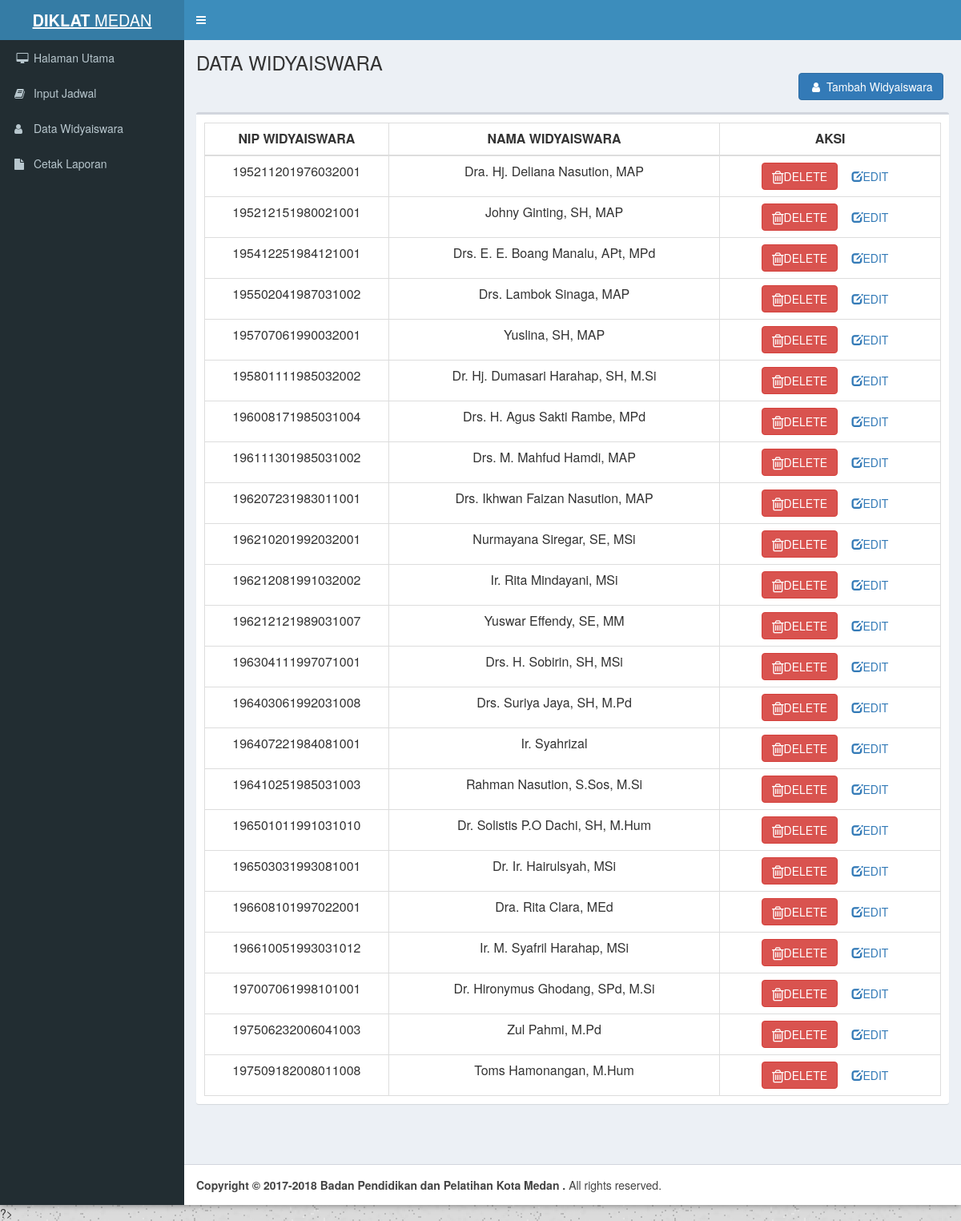
Page /dataWidyaiswara.php on the committed database.
### tables this page shows
CREATE TABLE IF NOT EXISTS `pengajar` (
  `nip` varchar(20) NOT NULL,
  `nama` varchar(50) NOT NULL
);

### dataWidyaiswara.php (the view, shortened to what this page needs)
<?php
	$connection=mysqli_connect("127.0.0.1", "root", "", "diklatmedan");
	mysqli_select_db($connection, "");
	$query = mysqli_query($connection, "SELECT * FROM pengajar");
?>
<html>
<head>
  <link rel="stylesheet" href="bootstrap/css/bootstrap.min.css">
  <link rel="stylesheet" href="https://cdnjs.cloudflare.com/ajax/libs/font-awesome/4.5.0/css/font-awesome.min.css">
  <link rel="stylesheet" href="https://cdnjs.cloudflare.com/ajax/libs/ionicons/2.0.1/css/ionicons.min.css">
  <link rel="stylesheet" href="dist/css/AdminLTE.min.css">
  <link rel="stylesheet" href="dist/css/skins/_all-skins.min.css">
  <link rel="stylesheet" href="plugins/iCheck/flat/blue.css">
  <link rel="stylesheet" href="plugins/morris/morris.css">
  <link rel="stylesheet" href="plugins/jvectormap/jquery-jvectormap-1.2.2.css">
  <link rel="stylesheet" href="plugins/datepicker/datepicker3.css">
  <link rel="stylesheet" href="plugins/daterangepicker/daterangepicker.css">
  <link rel="stylesheet" href="plugins/bootstrap-wysihtml5/bootstrap3-wysihtml5.min.css">
  <link rel="stylesheet" type="text/css" href="https://maxcdn.bootstrapcdn.com/bootstrap/3.3.7/css/bootstrap.min.css">
  <link rel="stylesheet" type="text/css" href="daterangepicker.css" />
</head>
<body class="hold-transition skin-blue layout-boxed sidebar-mini">
<div class="wrapper">
  <header class="main-header">
    <a href="home.php" class="logo">
      <span class="logo-lg"><b>DIKLAT </b>MEDAN</span>
    </a>
    <nav class="navbar navbar-static-top">
      <a href="#" class="sidebar-toggle" data-toggle="offcanvas" role="button">
      </a>
    </nav>
  </header>
  <aside class="main-sidebar">
    <section class="sidebar">
      <ul class="sidebar-menu">
        <li><a href="home.php"><i class="fa fa-fw fa-desktop"></i> <span>Halaman Utama</span></a></li>
        <li><a href="input_jadwal.php"><i class="fa fa-book"></i> <span>Input Jadwal</span></a></li>
        <li><a href="dataWidyaiswara.php"><i class="fa fa-user" aria-hidden="true"></i> <span>Data Widyaiswara</span></a></li>
        <li><a href="laporan.php"><i class="fa fa-file" aria-hidden="true"></i> <span>Cetak Laporan</span></a></li>
      </ul>
    </section>
  </aside>
  <div class="content-wrapper">
    <section class="content-header">
      <h1>
        DATA WIDYAISWARA
      </h1>
      <a class="btn btn-primary addWI" href="tambahWidyaiswara.php">
  		<i class="fa fa-user fa-fw"></i> Tambah Widyaiswara</a>
    </section>
    <section class="content">
      <div class="row">
        <div class="col-xs-12">
          <div class="box">
            <div class="box-body">
              <table id="example2" class="table table-bordered table-hover">
                <thead>
                <tr align='center'>
                  	<th style="text-align:center" width="25%">NIP WIDYAISWARA</th>
                  	<th style="text-align:center" width="45%">NAMA WIDYAISWARA</th>
        			<th style="text-align:center" width="30%">AKSI</th>
                </tr>
                </thead>
                <tbody>
                <?php
				while($data=mysqli_fetch_array($query)){
				?>
							<tr>
							<td align='center'><?php echo $data['nip']; ?></td>
							<td align='center'><?php echo $data['nama']; ?></td>
              <td align='center'>
                <a href='javascript:deleteConfirm(<?php echo $data['nip']; ?>)' class="btn btn-danger">
                <i class="fa fa-trash-o fa-lg"></i>DELETE
                </a>
                <a href='editWidyaiswara.php?nip=<?php echo $data['nip']; ?>' class='btn btn-alert'>
                <i class='glyphicon glyphicon-edit'></i>EDIT
                </a>
              </td>
						</tr>
				<?php
				}
				?>
                </tbody>
              </table>
            </div>
          </div>
        </div>
      </div>
    </section>
  </div>
  <footer class="main-footer">
    <strong>Copyright &copy; 2017-2018 Badan Pendidikan dan Pelatihan Kota Medan .</strong> All rights
    reserved.
  </footer>
</div>
</body>
</html>

### dataWidyaiswara.php (style rules this page uses)
.addWI { margin-left:80%; }

### rows in the picture
pengajar: nip "195211201976032001", nama "Dra. Hj. Deliana Nasution, MAP"
pengajar: nip "195212151980021001", nama "Johny Ginting, SH, MAP"
pengajar: nip "195412251984121001", nama "Drs. E. E. Boang Manalu, APt, MPd"
pengajar: nip "195502041987031002", nama "Drs. Lambok Sinaga, MAP"
pengajar: nip "195707061990032001", nama "Yuslina, SH, MAP"
pengajar: nip "195801111985032002", nama "Dr. Hj. Dumasari Harahap, SH, M.Si"
pengajar: nip "196008171985031004", nama "Drs. H. Agus Sakti Rambe, MPd"
pengajar: nip "196111301985031002", nama "Drs. M. Mahfud Hamdi, MAP"
pengajar: nip "196207231983011001", nama "Drs. Ikhwan Faizan Nasution, MAP"
pengajar: nip "196210201992032001", nama "Nurmayana Siregar, SE, MSi"
pengajar: nip "196212081991032002", nama "Ir. Rita Mindayani, MSi"
pengajar: nip "196212121989031007", nama "Yuswar Effendy, SE, MM"
pengajar: nip "196304111997071001", nama "Drs. H. Sobirin, SH, MSi"
pengajar: nip "196403061992031008", nama "Drs. Suriya Jaya, SH, M.Pd"
pengajar: nip "196407221984081001", nama "Ir. Syahrizal"
pengajar: nip "196410251985031003", nama "Rahman Nasution, S.Sos, M.Si"
pengajar: nip "196501011991031010", nama "Dr. Solistis P.O Dachi, SH, M.Hum"
pengajar: nip "196503031993081001", nama "Dr. Ir. Hairulsyah, MSi"
pengajar: nip "196608101997022001", nama "Dra. Rita Clara, MEd"
pengajar: nip "196610051993031012", nama "Ir. M. Syafril Harahap, MSi"
pengajar: nip "197007061998101001", nama "Dr. Hironymus Ghodang, SPd, M.Si"
pengajar: nip "197506232006041003", nama "Zul Pahmi, M.Pd"
pengajar: nip "197509182008011008", nama "Toms Hamonangan, M.Hum"
